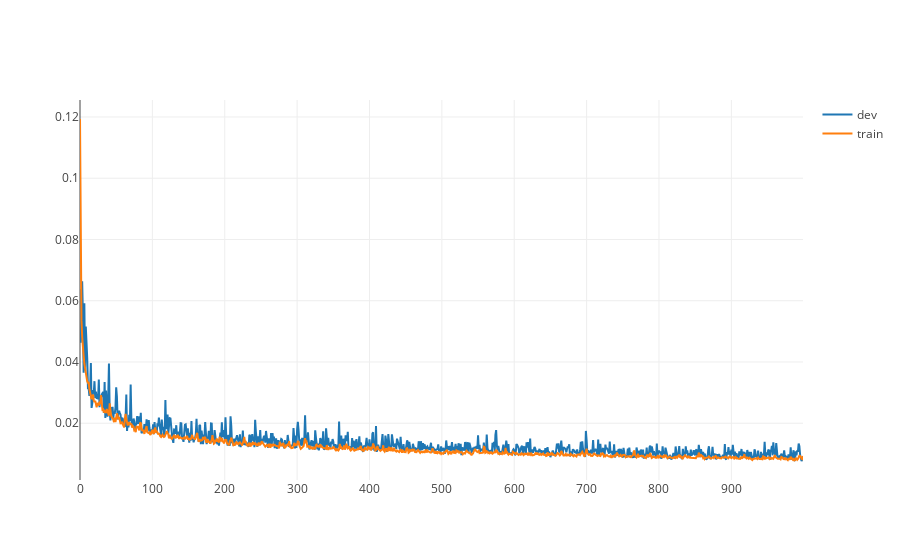

The notebook cell this image was saved under:
### Code cell
import plotly.offline as py
import plotly.graph_objs as go
py.init_notebook_mode(connected=True)

l = go.Scatter(y=history.history['loss'], name='train')
v = go.Scatter(y=history.history['val_loss'], name='dev')

data = [v,l]
py.iplot(data, filename='line-mode')

### Figure 1 — Plotly figure (JSON) as saved in the notebook; plotly's stock layout.template omitted (floating-point values rounded to 4 significant figures; data arrays with more than 128 entries replaced by an {"elided": "..."} marker saying what was removed)
{"data": [{"name": "dev", "type": "scatter", "y": {"elided": "1000 float values"}}, {"name": "train", "type": "scatter", "y": {"elided": "1000 float values"}}], "layout": {}}
